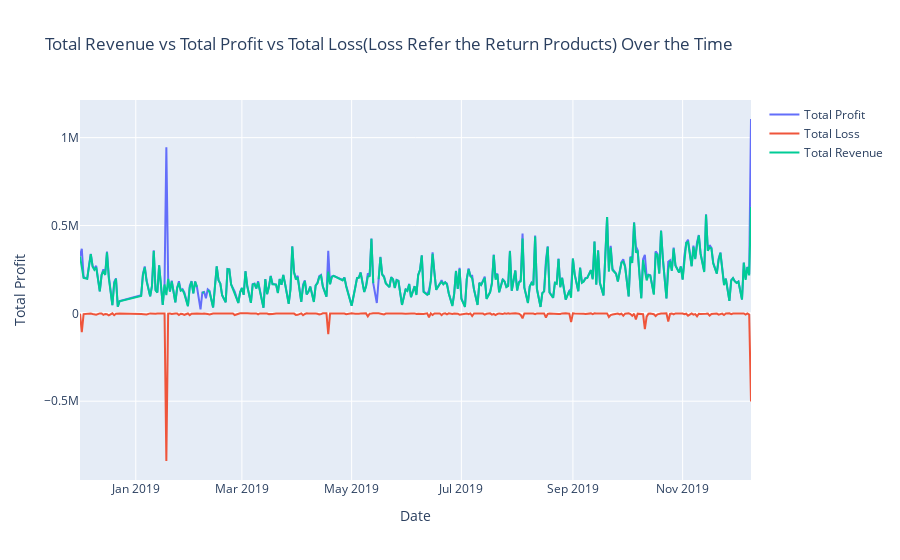

This figure's notebook cell:
### Code cell
fig = go.Figure()

fig.add_trace(go.Scatter(x=total_profit_by_date['Date'], y=total_profit_by_date['TotalAmount'], name='Total Profit'))
fig.add_trace(go.Scatter(x=total_loss_by_date['Date'], y=total_loss_by_date['TotalAmountt'], name='Total Loss'))
fig.add_trace(go.Scatter(x=total_revenue_by_date['Date'], y=total_revenue_by_date['TotalAmount'], name='Total Revenue'))
fig.update_layout(xaxis_title='Date',yaxis_title='Total Profit', title='Total Revenue vs Total Profit vs Total Loss(Loss Refer the Return Products) Over the Time')
fig.show()

### Figure 1 — Plotly figure (JSON) as saved in the notebook; plotly's stock layout.template omitted (floating-point values rounded to 4 significant figures; data arrays with more than 128 entries replaced by an {"elided": "..."} marker saying what was removed)
{"data": [{"name": "Total Profit", "type": "scatter", "x": {"elided": "305 str values"}, "y": {"elided": "305 float values"}}, {"name": "Total Loss", "type": "scatter", "x": {"elided": "302 str values"}, "y": {"elided": "302 float values"}}, {"name": "Total Revenue", "type": "scatter", "x": {"elided": "305 str values"}, "y": {"elided": "305 float values"}}], "layout": {"title": {"text": "Total Revenue vs Total Profit vs Total Loss(Loss Refer the Return Products) Over the Time"}, "xaxis": {"title": {"text": "Date"}}, "yaxis": {"title": {"text": "Total Profit"}}}}
